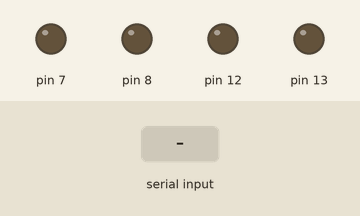
Recording of a sketch running on a simulated Arduino Uno, built with avr-gcc and run on an emulated ATmega328P. Shown: output pins drawn as LEDs (lit = HIGH). The inputs (shaded band) are chosen by the test bench.

Above: at 1.2 s.
1.3 s: "HAPPY_ON" received over Serial
At 1.7 s:
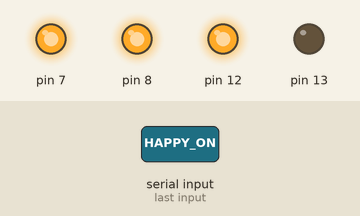
2.8 s: "ANGRY_ON" received over Serial
At 4.0 s:
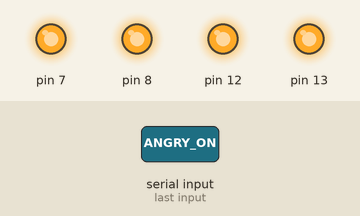
4.3 s: "HAPPY_OFF" received over Serial
At 5.3 s:
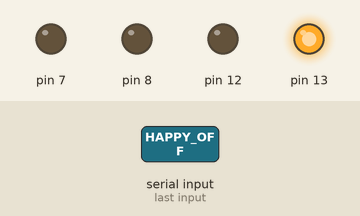
5.8 s: "ANGRY_ON" received over Serial
At 6.4 s:
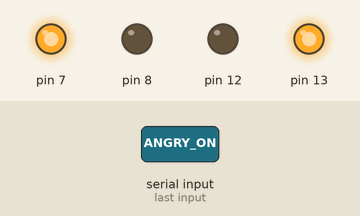
7.3 s: "ANGRY_OFF" received over Serial
At 8.7 s:
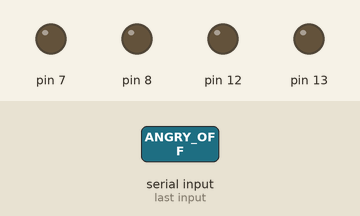
Timing chart, 0 to 9.8 s (numbered marks = the images above; inputs shaded):
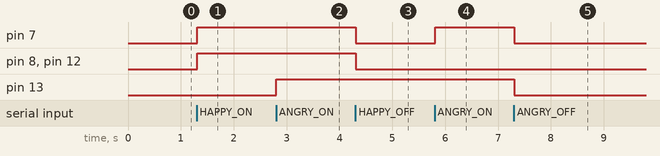

Measured:
- after the input at 1.3 s, pin 7, pin 8, pin 12: LOW → HIGH at once
- after the input at 2.8 s, pin 13: LOW → HIGH at once
- after the input at 4.3 s, pin 7, pin 8, pin 12: HIGH → LOW at once
- after the input at 5.8 s, pin 7: LOW → HIGH at once
- after the input at 7.3 s, pin 7, pin 13: HIGH → LOW at once

The sketch:

sketch_dec27a.ino
```cpp
void setup() {
  Serial.begin(9600);
  pinMode(7, OUTPUT);
  pinMode(8, OUTPUT);
  pinMode(12, OUTPUT);
  pinMode(13, OUTPUT);
}

String inputString = "";

void loop() {
  serialEvent();

  if (inputString.indexOf("HAPPY_ON") > -1 ) {
    digitalWrite(12, HIGH);
    digitalWrite(8, HIGH);
    digitalWrite(7, HIGH);
    inputString = "";
  }
  if (inputString.indexOf("HAPPY_OFF") > -1) {
    digitalWrite(12, LOW);
    digitalWrite(8, LOW);
    digitalWrite(7, LOW);
    inputString = "";
  }

  if (inputString.indexOf("ANGRY_ON") > -1 ) {
    digitalWrite(13, HIGH);
    digitalWrite(7, HIGH);
    inputString = "";
  }
  if (inputString.indexOf("ANGRY_OFF") > -1) {
    digitalWrite(13, LOW);
    digitalWrite(7, LOW);
    inputString = "";
  }
}


void serialEvent() {
  while (Serial.available() > 0) {
    char inChar = (char)Serial.read();
    inputString += inChar;
  }
}
```
